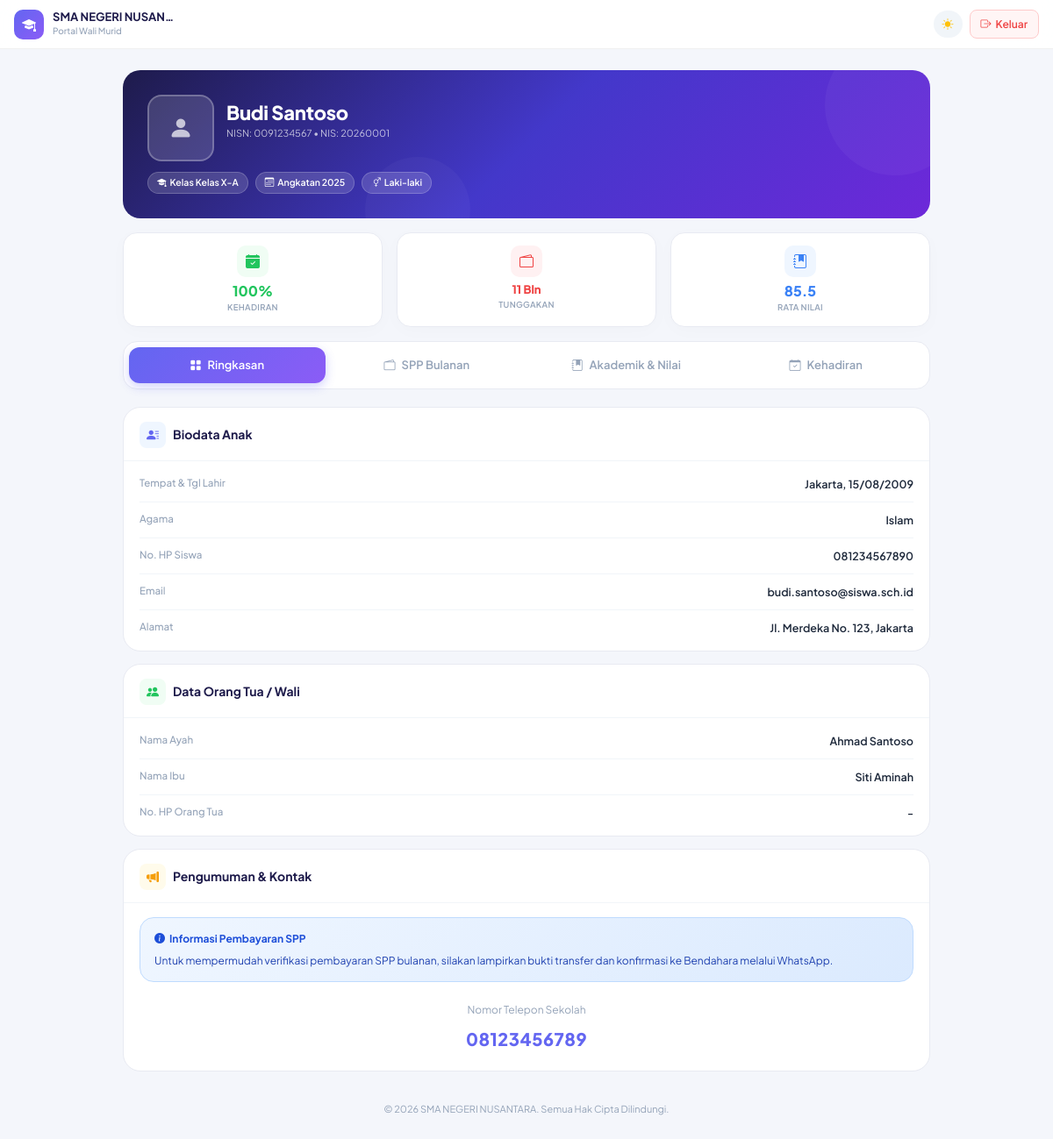
Screenshot of /ortu/dashboard.php (signed in) with the database file from the repository.
### tables this page shows
CREATE TABLE IF NOT EXISTS `pengaturan` (
  `id` INT PRIMARY KEY DEFAULT 1,
  `nama_sekolah` VARCHAR(100) NOT NULL,
  `alamat_sekolah` TEXT NOT NULL,
  `no_telp` VARCHAR(20) NOT NULL,
  `email_sekolah` VARCHAR(100) NOT NULL,
  `website` VARCHAR(100) DEFAULT NULL,
  `logo` VARCHAR(255) DEFAULT NULL,
  `nama_kepsek` VARCHAR(100) NOT NULL,
  `nip_kepsek` VARCHAR(50) NOT NULL,
  `nama_bendahara` VARCHAR(100) NOT NULL,
  `nip_bendahara` VARCHAR(50) NOT NULL,
  `nama_bank` VARCHAR(100) DEFAULT NULL,
  `nama_rekening` VARCHAR(100) DEFAULT NULL,
  `nomor_rekening` VARCHAR(50) DEFAULT NULL,
  `pmb_status` ENUM('Buka', 'Tutup') DEFAULT 'Tutup',
  `pmb_mulai` DATE DEFAULT NULL,
  `pmb_selesai` DATE DEFAULT NULL,
  `pmb_kuota` INT DEFAULT 100,
  CONSTRAINT `chk_single_row` CHECK (`id` = 1)
);

CREATE TABLE IF NOT EXISTS `siswa` (
  `id` INT AUTO_INCREMENT PRIMARY KEY,
  `nis` VARCHAR(20) NOT NULL UNIQUE,
  `nisn` VARCHAR(20) NOT NULL UNIQUE,
  `nama` VARCHAR(100) NOT NULL,
  `jenis_kelamin` ENUM('L', 'P') NOT NULL,
  `tempat_lahir` VARCHAR(50) NOT NULL,
  `tanggal_lahir` DATE NOT NULL,
  `alamat` TEXT NOT NULL,
  `agama` VARCHAR(30) NOT NULL,
  `kelas_id` INT DEFAULT NULL,
  `tahun_masuk` INT NOT NULL,
  `no_hp` VARCHAR(20) NOT NULL,
  `email` VARCHAR(100) NOT NULL,
  `nama_ayah` VARCHAR(100) NOT NULL,
  `nama_ibu` VARCHAR(100) NOT NULL,
  `pekerjaan_ayah` VARCHAR(100) DEFAULT NULL,
  `pekerjaan_ibu` VARCHAR(100) DEFAULT NULL,
  `no_hp_ortu` VARCHAR(20) DEFAULT NULL,
  `alamat_ortu` TEXT DEFAULT NULL,
  `nik_ayah` VARCHAR(20) DEFAULT NULL,
  `nik_ibu` VARCHAR(20) DEFAULT NULL,
  `foto` VARCHAR(255) DEFAULT NULL,
  `created_at` TIMESTAMP DEFAULT CURRENT_TIMESTAMP,
  FOREIGN KEY (`kelas_id`) REFERENCES `kelas`(`id`) ON DELETE SET NULL ON UPDATE CASCADE
);

CREATE TABLE IF NOT EXISTS `kelas` (
  `id` INT AUTO_INCREMENT PRIMARY KEY,
  `nama_kelas` VARCHAR(50) NOT NULL UNIQUE,
  `tarif_spp` DECIMAL(12,2) NOT NULL DEFAULT 500000.00
);

### ortu/dashboard.php (the view, shortened to what this page needs)
<?php
$path_prefix = '../';
require_once $path_prefix . 'config/db.php';
$siswa_id = (int)$_SESSION['parent_siswa_id'];
$siswa = null;
try {
    $stmt = $pdo->prepare("SELECT s.*, k.nama_kelas, k.tarif_spp FROM siswa s LEFT JOIN kelas k ON s.kelas_id = k.id WHERE s.id = ?");
    $stmt->execute([$siswa_id]);
    $siswa = $stmt->fetch();
    $settings = $pdo->query("SELECT * FROM pengaturan WHERE id = 1")->fetch();
    $nilai_stmt = $pdo->prepare("SELECT * FROM nilai WHERE siswa_id = ? ORDER BY tahun_ajaran DESC, semester DESC, mata_pelajaran ASC");
    $nilai_stmt->execute([$siswa_id]);
    $grades = $nilai_stmt->fetchAll();
    $spp_stmt = $pdo->prepare("SELECT * FROM spp_pembayaran WHERE siswa_id = ? ORDER BY tahun DESC, bulan DESC");
    $spp_stmt->execute([$siswa_id]);
    $spp_payments = $spp_stmt->fetchAll();
    $payment_map = [];
    foreach ($spp_payments as $payment) {
        $payment_map[$payment['tahun'] . '-' . $payment['bulan']] = $payment;
    }
    $months_billing = [];
    $current_time = time();
    for ($i = 11; $i >= 0; $i--) {
        $time = strtotime("-$i months", $current_time);
        $m_num = (int)date('n', $time);
        $y_num = (int)date('Y', $time);
        $months_billing[] = ['bulan' => $m_num, 'tahun' => $y_num];
    }
    $total_tunggakan = 0;
    $unpaid_months_count = 0;
    $tarif_spp = (float)($siswa['tarif_spp'] ?? 500000.00);
    foreach ($months_billing as $mb) {
        $key = $mb['tahun'] . '-' . $mb['bulan'];
        if (!isset($payment_map[$key]) || $payment_map[$key]['status_bayar'] !== 'Lunas') {
            $total_tunggakan += $tarif_spp;
            $unpaid_months_count++;
        }
    }
    $att_summary_stmt = $pdo->prepare("SELECT status, COUNT(*) as jumlah FROM presensi_siswa WHERE siswa_id = ? GROUP BY status");
    $att_summary_stmt->execute([$siswa_id]);
    $att_summary_raw = $att_summary_stmt->fetchAll();
    $att_summary = ['Hadir' => 0, 'Sakit' => 0, 'Izin' => 0, 'Alpa' => 0];
    $total_att_days = 0;
    foreach ($att_summary_raw as $raw) {
        $att_summary[$raw['status']] = (int)$raw['jumlah'];
        $total_att_days += (int)$raw['jumlah'];
    }
} catch (PDOException $e) {
    die("Gagal memuat data portal orang tua: " . $e->getMessage());
}
$rate = $total_att_days > 0 ? round(($att_summary['Hadir'] / $total_att_days) * 100) : 100;
$avg_score = 0;
if (!empty($grades)) {
    $sum = 0;
    foreach ($grades as $g) $sum += (float)$g['nilai_akhir'];
    $avg_score = round($sum / count($grades), 1);
}
?>
<!DOCTYPE html>
<html lang="id" data-bs-theme="light">
<head>
    <link href="https://cdn.jsdelivr.net/npm/bootstrap@5.3.2/dist/css/bootstrap.min.css" rel="stylesheet">
    <link href="https://cdn.jsdelivr.net/npm/bootstrap-icons@1.11.2/font/bootstrap-icons.min.css" rel="stylesheet">
    <link href="../assets/css/style.css" rel="stylesheet">
</head>
<body>
<nav class="top-navbar">
    <div style="display:flex; align-items:center; gap:10px; flex:1; min-width:0;">
        <div class="navbar-brand-logo">
            <i class="bi bi-mortarboard-fill"></i>
        </div>
        <div style="min-width:0;">
            <div class="navbar-school-name"><?php echo htmlspecialchars($settings['nama_sekolah'] ?? 'Master Data Sekolah'); ?></div>
            <div class="navbar-sub">Portal Wali Murid</div>
        </div>
    </div>
    <div style="display:flex; align-items:center; gap:8px; flex-shrink:0;">
        <button class="theme-pill" id="themeToggleBtn" aria-label="Toggle theme">
            <i class="bi bi-sun-fill text-warning" id="iconSun" style="font-size:13px;"></i>
        </button>
        <a href="logout.php" class="btn-logout">
            <i class="bi bi-box-arrow-right"></i>
            <span>Keluar</span>
        </a>
    </div>
</nav>
<div class="page-container">
    <div class="profile-hero">
        <div style="display:flex; align-items:center; gap:14px; position:relative; z-index:1;">
            <div class="profile-avatar">
                <?php if (!empty($siswa['foto']) && file_exists('../' . $siswa['foto'])): ?>
                    <img src="../<?php echo htmlspecialchars($siswa['foto']); ?>" alt="Foto Siswa">
                <?php else: ?>
                    <i class="bi bi-person-fill"></i>
                <?php endif; ?>
            </div>
            <div style="min-width:0; flex:1;">
                <h1 class="profile-name"><?php echo htmlspecialchars($siswa['nama']); ?></h1>
                <p class="profile-meta">NISN: <?php echo htmlspecialchars($siswa['nisn']); ?> &bull; NIS: <?php echo htmlspecialchars($siswa['nis']); ?></p>
            </div>
        </div>
        <div style="display:flex; gap:8px; flex-wrap:wrap; position:relative; z-index:1;">
            <span class="profile-badge">
                <i class="bi bi-mortarboard-fill"></i>
                Kelas <?php echo htmlspecialchars($siswa['nama_kelas'] ?? 'Belum Diatur'); ?>
            </span>
            <span class="profile-badge">
                <i class="bi bi-calendar3"></i>
                Angkatan <?php echo htmlspecialchars($siswa['tahun_masuk']); ?>
            </span>
            <span class="profile-badge">
                <i class="bi bi-gender-ambiguous"></i>
                <?php echo $siswa['jenis_kelamin'] === 'L' ? 'Laki-laki' : 'Perempuan'; ?>
            </span>
        </div>
    </div>
    <div class="stats-row">
        <?php $rate_color = $rate >= 90 ? '#22c55e' : ($rate >= 75 ? '#f59e0b' : '#ef4444'); ?>
        <div class="stat-card">
            <div class="stat-icon" style="background:<?php echo $rate >= 90 ? '#f0fdf4' : ($rate >= 75 ? '#fffbeb' : '#fff1f2'); ?>">
                <i class="bi bi-calendar-check-fill" style="color:<?php echo $rate_color; ?>"></i>
            </div>
            <div class="stat-value" style="color:<?php echo $rate_color; ?>"><?php echo $rate; ?>%</div>
            <div class="stat-label">Kehadiran</div>
        </div>
        <div class="stat-card">
            <div class="stat-icon" style="background:<?php echo $total_tunggakan > 0 ? '#fff1f2' : '#f0fdf4'; ?>">
                <i class="bi bi-wallet2" style="color:<?php echo $total_tunggakan > 0 ? '#ef4444' : '#22c55e'; ?>"></i>
            </div>
            <div class="stat-value" style="color:<?php echo $total_tunggakan > 0 ? '#ef4444' : '#22c55e'; ?>; font-size:13px;">
                <?php echo $unpaid_months_count > 0 ? $unpaid_months_count . ' Bln' : 'Lunas'; ?>
            </div>
            <div class="stat-label">Tunggakan</div>
        </div>
        <div class="stat-card">
            <div class="stat-icon" style="background:#eff6ff;">
                <i class="bi bi-journal-bookmark-fill" style="color:#3b82f6;"></i>
            </div>
            <div class="stat-value" style="color:#3b82f6;"><?php echo $avg_score > 0 ? $avg_score : '-'; ?></div>
            <div class="stat-label">Rata Nilai</div>
        </div>
    </div>
    <div class="desktop-tab-nav" id="desktopTabNav">
        <button class="desktop-tab-btn active" data-tab="overview"><i class="bi bi-grid-fill"></i> Ringkasan</button>
        <button class="desktop-tab-btn" data-tab="spp"><i class="bi bi-wallet2"></i> SPP Bulanan</button>
        <button class="desktop-tab-btn" data-tab="grades"><i class="bi bi-journal-bookmark-fill"></i> Akademik & Nilai</button>
        <button class="desktop-tab-btn" data-tab="attendance"><i class="bi bi-calendar-check"></i> Kehadiran</button>
    </div>
    <div class="tab-section active" id="tab-overview">
        <div class="section-card">
            <div class="section-card-header">
                <h2 class="section-card-title">
                    <span class="section-icon" style="background:#eff6ff;"><i class="bi bi-person-lines-fill" style="color:#6366f1;font-size:14px;"></i></span>
                    Biodata Anak
                </h2>
            </div>
            <div class="section-card-body">
                <div class="info-row">
                    <span class="info-label">Tempat & Tgl Lahir</span>
                    <span class="info-value"><?php echo htmlspecialchars($siswa['tempat_lahir'] . ', ' . date('d/m/Y', strtotime($siswa['tanggal_lahir']))); ?></span>
                </div>
                <div class="info-row">
                    <span class="info-label">Agama</span>
                    <span class="info-value"><?php echo htmlspecialchars($siswa['agama']); ?></span>
                </div>
                <div class="info-row">
                    <span class="info-label">No. HP Siswa</span>
                    <span class="info-value"><?php echo htmlspecialchars($siswa['no_hp']); ?></span>
                </div>
                <div class="info-row">
                    <span class="info-label">Email</span>
                    <span class="info-value"><?php echo !empty($siswa['email']) ? htmlspecialchars($siswa['email']) : '-'; ?></span>
                </div>
                <div class="info-row">
                    <span class="info-label">Alamat</span>
                    <span class="info-value" style="max-width:60%;"><?php echo nl2br(htmlspecialchars($siswa['alamat'])); ?></span>
                </div>
            </div>
        </div>
        <div class="section-card">
            <div class="section-card-header">
                <h2 class="section-card-title">
                    <span class="section-icon" style="background:#f0fdf4;"><i class="bi bi-people-fill" style="color:#22c55e;font-size:14px;"></i></span>
                    Data Orang Tua / Wali
                </h2>
            </div>
            <div class="section-card-body">
                <div class="info-row">
                    <span class="info-label">Nama Ayah</span>
                    <span class="info-value"><?php echo htmlspecialchars($siswa['nama_ayah']); ?></span>
                </div>
                <div class="info-row">
                    <span class="info-label">Nama Ibu</span>
                    <span class="info-value"><?php echo htmlspecialchars($siswa['nama_ibu']); ?></span>
                </div>
                <div class="info-row">
                    <span class="info-label">No. HP Orang Tua</span>
                    <span class="info-value"><?php echo !empty($siswa['no_hp_ortu']) ? htmlspecialchars($siswa['no_hp_ortu']) : '-'; ?></span>
                </div>
            </div>
        </div>
        <div class="section-card">
            <div class="section-card-header">
                <h2 class="section-card-title">
                    <span class="section-icon" style="background:#fffbeb;"><i class="bi bi-megaphone-fill" style="color:#f59e0b;font-size:14px;"></i></span>
                    Pengumuman & Kontak
                </h2>
            </div>
            <div class="section-card-body">
                <div class="announcement-card">
                    <div class="announcement-title">
                        <i class="bi bi-info-circle-fill"></i> Informasi Pembayaran SPP
                    </div>
                    <p class="announcement-text">
                        Untuk mempermudah verifikasi pembayaran SPP bulanan, silakan lampirkan bukti transfer dan konfirmasi ke Bendahara melalui WhatsApp.
                    </p>
                </div>
                <div style="text-align:center; padding:10px 0 4px;">
                    <p style="font-size:12px; color:#94a3b8; margin-bottom:8px;">Nomor Telepon Sekolah</p>
                    <div class="contact-number"><?php echo htmlspecialchars($settings['no_telp'] ?? '-'); ?></div>
                </div>
            </div>
        </div>
    </div>
    <footer style="text-align:center; padding:20px 0 10px; color:#94a3b8;">
        <p style="font-size:11px; margin:0;">&copy; <?php echo date('Y'); ?> <?php echo htmlspecialchars($settings['nama_sekolah'] ?? 'Master Data Sekolah'); ?>. Semua Hak Cipta Dilindungi.</p>
    </footer>
</div>
</body>
</html>

### assets/css/style.css (style rules this page uses)
:root { --transition-speed: 0.35s; --sidebar-width: 270px; --bg-primary: #f8fafc; --bg-card: #ffffff; --text-primary: #0f172a; --text-muted: #64748b; --border-color: #e2e8f0; --primary-color: #6366f1; --primary-gradient: linear-gradient(135deg, #6366f1 0%, #4f46e5 100%); --primary-hover-gradient: linear-gradient(135deg, #4f46e5 0%, #4338ca 100%); --success-color: #10b981; --success-gradient: linear-gradient(135deg, #10b981 0%, #059669 100%); --info-color: #0ea5e9; --info-gradient: linear-gradient(135deg, #0ea5e9 0%, #0284c7 100%); --warning-color: #f59e0b; --warning-gradient: linear-gradient(135deg, #f59e0b 0%, #d97706 100%); --danger-color: #f43f5e; --danger-gradient: linear-gradient(135deg, #f43f5e 0%, #e11d48 100%); --input-bg: #ffffff; --input-focus-border: #a5b4fc; }
body { font-family: 'Plus Jakarta Sans', 'Outfit', sans-serif; background-color: var(--bg-primary); color: var(--text-primary); transition: background-color var(--transition-speed) ease, color var(--transition-speed) ease; min-height: 100vh; font-size: 0.925rem; line-height: 1.6; }
.card, .stat-card, form, table { animation: slideUp 0.45s cubic-bezier(0.16, 1, 0.3, 1) forwards; }
.stat-card { border: none; border-radius: 16px; background-color: var(--bg-card); box-shadow: 0 4px 20px rgba(0, 0, 0, 0.02); border: 1px solid var(--border-color); transition: all 0.3s cubic-bezier(0.4, 0, 0.2, 1); }

### rows the page displays
pengaturan: nama_sekolah "SMA NEGERI NUSAN…", no_telp "08123456789", nama_sekolah "SMA NEGERI NUSANTARA"
siswa: nama "Budi Santoso", nisn "0091234567", nis "20260001", kelas.nama_kelas "Kelas X-A", tahun_masuk "2025", tempat_lahir+tanggal_lahir "Jakarta, 15/08/2009", agama "Islam", no_hp "081234567890", email "budi.santoso@siswa.sch.id", alamat "Jl. Merdeka No. 123, Jakarta", nama_ayah "Ahmad Santoso", nama_ibu "Siti Aminah"

### other values shown
$rate "100"
$unpaid_months_count "11"
$avg_score "85.5"
